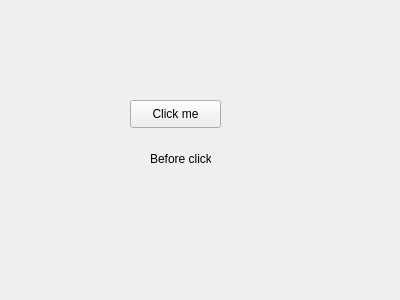
<?xml version="1.0" encoding="UTF-8"?>
<ui version="4.0">
 <class>Form</class>
 <widget class="QWidget" name="Form">
  <property name="geometry">
   <rect>
    <x>0</x>
    <y>0</y>
    <width>400</width>
    <height>300</height>
   </rect>
  </property>
  <property name="windowTitle">
   <string>My Program</string>
  </property>
  <widget class="QPushButton" name="pushButton">
   <property name="geometry">
    <rect>
     <x>130</x>
     <y>100</y>
     <width>91</width>
     <height>28</height>
    </rect>
   </property>
   <property name="text">
    <string>Click me</string>
   </property>
  </widget>
  <widget class="QLabel" name="label">
   <property name="geometry">
    <rect>
     <x>150</x>
     <y>150</y>
     <width>61</width>
     <height>18</height>
    </rect>
   </property>
   <property name="text">
    <string>Before click</string>
   </property>
  </widget>
 </widget>
 <resources/>
 <connections/>
</ui>
